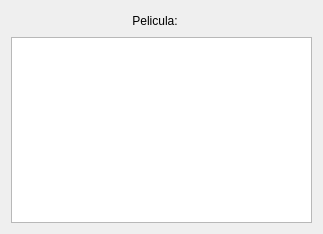
<?xml version="1.0" encoding="UTF-8"?>
<ui version="4.0">
 <class>Dialog</class>
 <widget class="QDialog" name="Dialog">
  <property name="geometry">
   <rect>
    <x>0</x>
    <y>0</y>
    <width>323</width>
    <height>234</height>
   </rect>
  </property>
  <property name="windowTitle">
   <string>Dialog</string>
  </property>
  <layout class="QGridLayout" name="gridLayout">
   <item row="0" column="1">
    <widget class="QLabel" name="label">
     <property name="text">
      <string>&lt;html&gt;&lt;head/&gt;&lt;body&gt;&lt;p align=&quot;center&quot;&gt;Pelicula:&lt;/p&gt;&lt;/body&gt;&lt;/html&gt;</string>
     </property>
    </widget>
   </item>
   <item row="0" column="0">
    <spacer name="horizontalSpacer_2">
     <property name="orientation">
      <enum>Qt::Orientation::Horizontal</enum>
     </property>
     <property name="sizeHint" stdset="0">
      <size>
       <width>40</width>
       <height>20</height>
      </size>
     </property>
    </spacer>
   </item>
   <item row="0" column="2">
    <widget class="QLabel" name="label_pelicula_buscada">
     <property name="text">
      <string/>
     </property>
    </widget>
   </item>
   <item row="0" column="3">
    <spacer name="horizontalSpacer_3">
     <property name="orientation">
      <enum>Qt::Orientation::Horizontal</enum>
     </property>
     <property name="sizeHint" stdset="0">
      <size>
       <width>40</width>
       <height>20</height>
      </size>
     </property>
    </spacer>
   </item>
   <item row="5" column="0" colspan="4">
    <widget class="QTableView" name="tabla_datos_pelicula"/>
   </item>
  </layout>
 </widget>
 <resources/>
 <connections/>
</ui>
